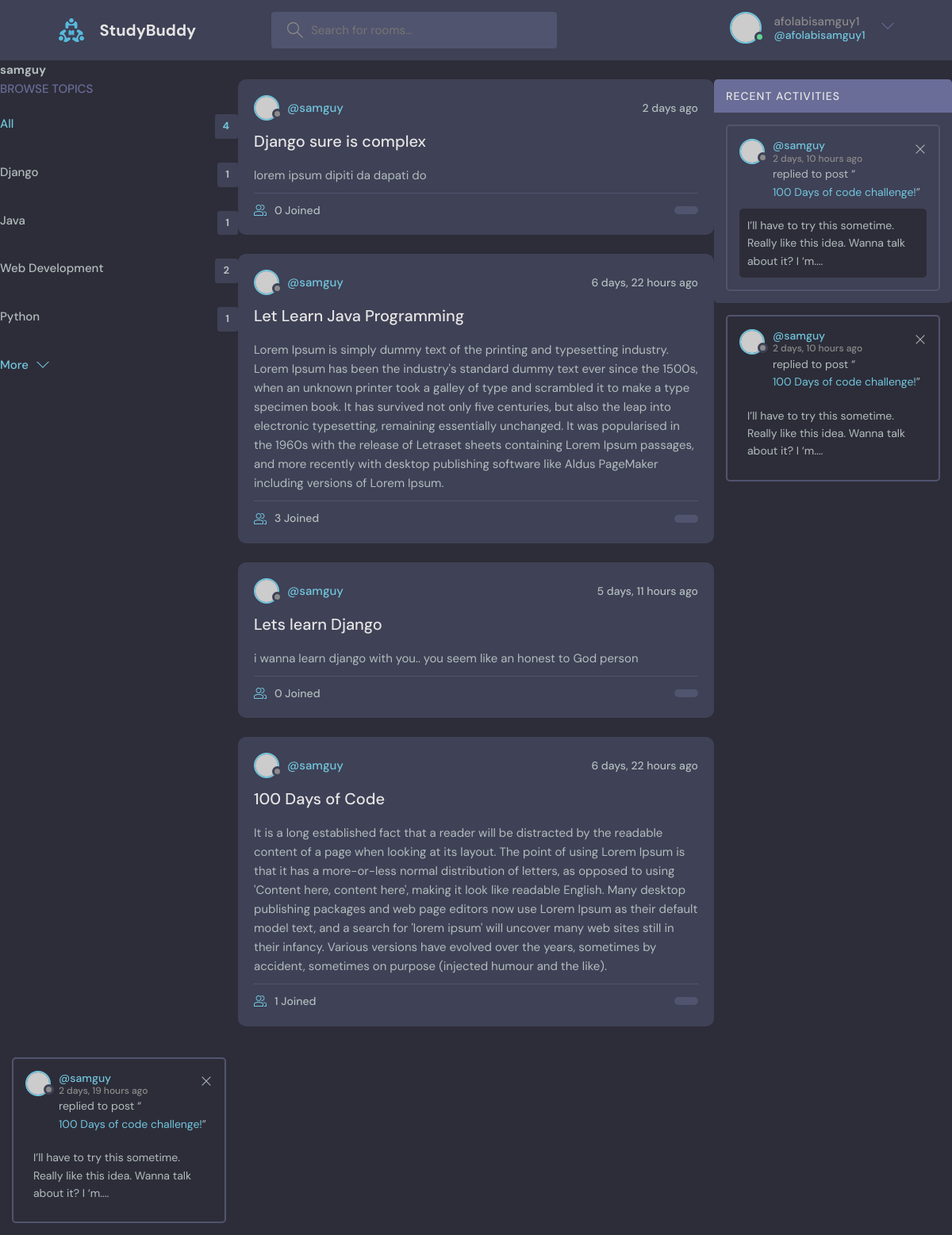
The page /profile/1/ (signed in) on the database its author committed.
### base/models.py (models this page shows, shortened)
class Topic(models.Model):
    name = models.CharField(max_length=200)

class Room(models.Model):
    host = models.ForeignKey(User, on_delete=models.SET_NULL, null=True)
    topic = models.ForeignKey(Topic, on_delete=models.SET_NULL, null=True)
    name = models.CharField(max_length=200)
    description = models.TextField(null=True, blank=True)
    participants = models.ManyToManyField(User, related_name='participants', blank=True)
    updated = models.DateTimeField(auto_now=True)
    created = models.DateTimeField(auto_now_add=True)
    class Meta:
        ordering = ['-updated', '-created']

class Message(models.Model):
    user = models.ForeignKey(User, on_delete=models.CASCADE)
    room = models.ForeignKey(Room, on_delete=models.CASCADE)
    body = models.TextField()
    updated = models.DateTimeField(auto_now=True)
    created = models.DateTimeField(auto_now_add=True)
    class Meta:
        ordering = ['-updated', '-created']

### base/views.py (the view)
# urls.py: path('profile/<str:pk>/', views.profile, name='profile')
def profile(request, pk):
    user = User.objects.get(id=pk)
    rooms = user.room_set.all()
    room_messages = user.message_set.all()
    topics = Topic.objects.all()
    context = {'user': user, 'rooms': rooms,
               'room_messages': room_messages, 'topics': topics}
    return render(request, 'base/profile.html', context)

### base/templates/base/profile.html (shortened to what this page needs)
{% extends 'main.html' %}
{% block content %}
    <h1>{{ user.username }}</h1>
    <div class="profile-container">
        <div>
            {% include 'base/topics_components.html' %}
        </div>
        <div>
            {% include 'base/feed_components.html' %}
        </div>
        <div>
            {% include 'base/activity_components.html' %}
{% endblock content %}

### templates/navbar.html (shortened to what this page needs)
{% load static %}
<header class="header header--loggedIn">
      <div class="container">
        <a href="{% url 'home' %}" class="header__logo">
          <img src="{% static 'images/logo.svg' %}" />
          <h1>StudyBuddy</h1>
        </a>
        <form class="header__search" method="GET" action="{% url 'home' %}">
          <label>
            <input name = "q" placeholder="Search for rooms..." />
          </label>
        </form>
        <nav class="header__menu">
          {% if request.user.is_authenticated %}
          <div class="header__user">
            <a href="profile.html">
              <div class="avatar avatar--medium active">
                <img src="https://randomuser.me/api/portraits/men/37.jpg" />
              </div>
              <p>{{ request.user.username }} <span>@{{ request.user.username }}</span></p>
            </a>
            <button class="dropdown-button">
              <svg version="1.1" xmlns="http://www.w3.org/2000/svg" width="32" height="32" viewBox="0 0 32 32">
                <title>chevron-down</title>
                <path d="M16 21l-13-13h-3l16 16 16-16h-3l-13 13z"></path>
              </svg>
            </button>
          </div>
          {% else %}
          <a href="{% url 'login' %}">
            <img src="{% static 'images/avatar.svg' %}" />
            <p>Login</p>
          </a>
          {% endif %}
        </nav>
      </div>
    </header>

### base/templates/base/topics_components.html (shortened to what this page needs)
<div class="topics">
          <div class="topics__header">
            <h2>Browse Topics</h2>
          </div>
          <ul class="topics__list">
            <li>
              <a href="{% url 'home' %}" class="active">All <span>{{ topics.count }}</span></a>
            </li>
            {% for topic in topics %}
            <li>
              <a href="{% url 'home' %}?q={{ topic.name }}">{{ topic.name }} <span>{{topic.room_set.all.count}}</span></a>
            </li>
            {% endfor %}
          </ul>
          <a class="btn btn--link" href="topics.html">
            More
            <svg version="1.1" xmlns="http://www.w3.org/2000/svg" width="32" height="32" viewBox="0 0 32 32">
              <title>chevron-down</title>
              <path d="M16 21l-13-13h-3l16 16 16-16h-3l-13 13z"></path>
            </svg>
          </a>
        </div>
{% for topic in topics %}
    <div>
    </div>
{% endfor %}

### base/templates/base/feed_components.html (shortened to what this page needs)
{% for room in rooms %}
<div class="roomListRoom">
            <div class="roomListRoom__header">
              <a href="{% url 'profile'  room.host.id%}" class="roomListRoom__author">
                <div class="avatar avatar--small">
                  <img src="https://randomuser.me/api/portraits/women/11.jpg" />
                </div>
                <span>@{{ room.host.username }}</span>
              </a>
              <div class="roomListRoom__actions">
                <span>{{ room.created|timesince}} ago</span>
              </div>
            </div>
            <div class="roomListRoom__content">
              <a href="{% url 'room' room.id %}">{{ room.name}}</a>
              <p>
                  {{ room.description }}
              </p>
            </div>
            <div class="roomListRoom__meta">
              <a href="{% url 'room' room.id %}" class="roomListRoom__joined">
                  {{ room.participants.all.count}} Joined
              </a>
              <p class="roomListRoom__topic">{{ rooom.topic.name }}</p>
            </div>
          </div>
{% endfor %}

### base/templates/base/activity_components.html
<div class="activities">
          <div class="activities__header">
            <h2>Recent Activities</h2>
          </div>
          {% for message in room_messages %}
          <div class="activities__box">
            <div class="activities__boxHeader roomListRoom__header">
              <a href="{% url 'profile' message.user.id %}" class="roomListRoom__author">
                <div class="avatar avatar--small">
                  <img src="https://randomuser.me/api/portraits/women/11.jpg" />
                </div>
                <p>
                    @{{message.user}}
                  <span>{{ message.created|timesince}} ago</span>
                </p>
              </a>
              <div class="roomListRoom__actions">
                <a href="#">
                  <svg version="1.1" xmlns="http://www.w3.org/2000/svg" width="32" height="32" viewBox="0 0 32 32">
                    <title>remove</title>
                    <path
                      d="M27.314 6.019l-1.333-1.333-9.98 9.981-9.981-9.981-1.333 1.333 9.981 9.981-9.981 9.98 1.333 1.333 9.981-9.98 9.98 9.98 1.333-1.333-9.98-9.98 9.98-9.981z"
                    ></path>
                  </svg>
                </a>
              </div>
            </div>
            <div class="activities__boxContent">
              <p>replied to post “<a href="room.html">100 Days of code challenge!</a>”</p>
              <div class="activities__boxRoomContent">
                I’ll have to try this sometime. Really like this idea. Wanna talk about it? I ‘m....
              </div>
            </div>
          </div>
        </div>
{% endfor %}

### base/templates/base/profile.html (style rules this page uses)
.profile-container { display: grid; grid-template-columns: 2fr 4fr 2fr; }

### rows shown on the page
Topic: name "Django", room_set.all.count "1"
Topic: name "Java", room_set.all.count "1"
Topic: name "Web Development", room_set.all.count "2"
Topic: name "Python", room_set.all.count "1"
Room: host.username "samguy", created "2 days", name "Django sure is complex", description "lorem ipsum dipiti da dapati do", participants.all.count "0"
Room: host.username "samguy", created "6 days, 22 hours", name "Let Learn Java Programming", description "Lorem Ipsum is simply dummy text of the printing and typesetting industry. Lorem Ipsum has been the industry's standard dummy text ever since the 1500s, when an unknown printer took a galley of type and scrambled it to make a type specimen book. It has survived not only five centuries, but also the leap into electronic typesetting, remaining essentially unchanged. It was popularised in the 1960s with the release of Letraset sheets containing Lorem Ipsum passages, and more recently with desktop publishing software like Aldus PageMaker including versions of Lorem Ipsum.", participants.all.count "3"
Room: host.username "samguy", created "5 days, 11 hours", name "Lets learn Django", description "i wanna learn django with you.. you seem like an honest to God person", participants.all.count "0"
Room: host.username "samguy", created "6 days, 22 hours", name "100 Days of Code", description "It is a long established fact that a reader will be distracted by the readable content of a page when looking at its layout. The point of using Lorem Ipsum is that it has a more-or-less normal distribution of letters, as opposed to using 'Content here, content here', making it look like readable English. Many desktop publishing packages and web page editors now use Lorem Ipsum as their default model text, and a search for 'lorem ipsum' will uncover many web sites still in their infancy. Various versions have evolved over the years, sometimes by accident, sometimes on purpose (injected humour and the like).", participants.all.count "1"
Message: user "samguy", created "2 days, 10 hours"
Message: user "samguy", created "2 days, 10 hours"
Message: user "samguy", created "2 days, 19 hours"

### other values the page prints
{{ request.user.username }} "afolabisamguy1"
{{ user.username }} "samguy"
{{ topics.count }} "4"
